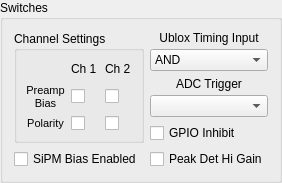
      <widget class="QGroupBox" name="groupBox_3">
       <property name="minimumSize">
        <size>
         <width>280</width>
         <height>0</height>
        </size>
       </property>
       <property name="title">
        <string>Switches</string>
       </property>
       <layout class="QGridLayout" name="gridLayout_11">
        <item row="0" column="0" rowspan="3">
         <layout class="QVBoxLayout" name="verticalLayout_5">
          <item>
           <widget class="QGroupBox" name="groupBox_4">
            <property name="minimumSize">
             <size>
              <width>130</width>
              <height>0</height>
             </size>
            </property>
            <property name="maximumSize">
             <size>
              <width>16777215</width>
              <height>200</height>
             </size>
            </property>
            <property name="font">
             <font>
              <pointsize>9</pointsize>
              <weight>50</weight>
              <bold>false</bold>
             </font>
            </property>
            <property name="title">
             <string>Channel Settings</string>
            </property>
            <layout class="QGridLayout" name="gridLayout_4">
             <item row="0" column="0">
              <layout class="QGridLayout" name="gridLayout_3">
               <item row="0" column="1">
                <widget class="QLabel" name="label_31">
                 <property name="font">
                  <font>
                   <pointsize>9</pointsize>
                  </font>
                 </property>
                 <property name="text">
                  <string>Ch 1</string>
                 </property>
                </widget>
               </item>
               <item row="0" column="2">
                <widget class="QLabel" name="label_32">
                 <property name="font">
                  <font>
                   <pointsize>9</pointsize>
                  </font>
                 </property>
                 <property name="text">
                  <string>Ch 2</string>
                 </property>
                </widget>
               </item>
               <item row="1" column="0">
                <widget class="QLabel" name="label_33">
                 <property name="font">
                  <font>
                   <pointsize>8</pointsize>
                  </font>
                 </property>
                 <property name="text">
                  <string>Preamp
Bias</string>
                 </property>
                 <property name="alignment">
                  <set>Qt::AlignCenter</set>
                 </property>
                 <property name="wordWrap">
                  <bool>false</bool>
                 </property>
                </widget>
               </item>
               <item row="1" column="1">
                <widget class="QCheckBox" name="preamp1EnCheckBox">
                 <property name="layoutDirection">
                  <enum>Qt::LeftToRight</enum>
                 </property>
                 <property name="autoFillBackground">
                  <bool>false</bool>
                 </property>
                 <property name="text">
                  <string/>
                 </property>
                 <property name="checked">
                  <bool>false</bool>
                 </property>
                </widget>
               </item>
               <item row="1" column="2">
                <widget class="QCheckBox" name="preamp2EnCheckBox">
                 <property name="text">
                  <string/>
                 </property>
                </widget>
               </item>
               <item row="2" column="0">
                <widget class="QLabel" name="label_34">
                 <property name="font">
                  <font>
                   <pointsize>8</pointsize>
                  </font>
                 </property>
                 <property name="text">
                  <string>Polarity</string>
                 </property>
                 <property name="alignment">
                  <set>Qt::AlignCenter</set>
                 </property>
                 <property name="wordWrap">
                  <bool>false</bool>
                 </property>
                </widget>
               </item>
               <item row="2" column="1">
                <widget class="QCheckBox" name="pol1CheckBox">
                 <property name="sizePolicy">
                  <sizepolicy hsizetype="Minimum" vsizetype="Fixed">
                   <horstretch>0</horstretch>
                   <verstretch>0</verstretch>
                  </sizepolicy>
                 </property>
                 <property name="layoutDirection">
                  <enum>Qt::LeftToRight</enum>
                 </property>
                 <property name="text">
                  <string/>
                 </property>
                </widget>
               </item>
               <item row="2" column="2">
                <widget class="QCheckBox" name="pol2CheckBox">
                 <property name="enabled">
                  <bool>true</bool>
                 </property>
                 <property name="text">
                  <string/>
                 </property>
                 <property name="checked">
                  <bool>false</bool>
                 </property>
                 <property name="tristate">
                  <bool>false</bool>
                 </property>
                </widget>
               </item>
              </layout>
             </item>
            </layout>
           </widget>
          </item>
          <item>
           <widget class="QCheckBox" name="biasEnCheckBox">
            <property name="font">
             <font>
              <pointsize>9</pointsize>
             </font>
            </property>
            <property name="text">
             <string>SiPM Bias Enabled</string>
            </property>
           </widget>
          </item>
         </layout>
        </item>
        <item row="0" column="1">
         <layout class="QVBoxLayout" name="verticalLayout">
          <item>
           <layout class="QVBoxLayout" name="verticalLayout_2">
            <property name="spacing">
             <number>4</number>
            </property>
            <item>
             <widget class="QLabel" name="label_17">
              <property name="font">
               <font>
                <pointsize>9</pointsize>
               </font>
              </property>
              <property name="text">
               <string>Ublox Timing Input</string>
              </property>
              <property name="alignment">
               <set>Qt::AlignBottom|Qt::AlignHCenter</set>
              </property>
             </widget>
            </item>
            <item>
             <widget class="QComboBox" name="timingSelectionComboBox">
              <property name="font">
               <font>
                <pointsize>9</pointsize>
               </font>
              </property>
              <item>
               <property name="text">
                <string>AND</string>
               </property>
              </item>
              <item>
               <property name="text">
                <string>XOR</string>
               </property>
              </item>
              <item>
               <property name="text">
                <string>Discr1</string>
               </property>
              </item>
              <item>
               <property name="text">
                <string>Discr2</string>
               </property>
              </item>
              <item>
               <property name="text">
                <string>In4</string>
               </property>
              </item>
              <item>
               <property name="text">
                <string>In5</string>
               </property>
              </item>
              <item>
               <property name="text">
                <string>In6</string>
               </property>
              </item>
              <item>
               <property name="text">
                <string>In7</string>
               </property>
              </item>
             </widget>
            </item>
           </layout>
          </item>
          <item>
           <layout class="QVBoxLayout" name="verticalLayout_3">
            <property name="spacing">
             <number>4</number>
            </property>
            <item>
             <widget class="QLabel" name="label_18">
              <property name="font">
               <font>
                <pointsize>9</pointsize>
               </font>
              </property>
              <property name="text">
               <string>ADC Trigger</string>
              </property>
              <property name="alignment">
               <set>Qt::AlignBottom|Qt::AlignHCenter</set>
              </property>
             </widget>
            </item>
            <item>
             <widget class="QComboBox" name="adcTriggerSelectionComboBox">
              <property name="font">
               <font>
                <pointsize>9</pointsize>
               </font>
              </property>
             </widget>
            </item>
           </layout>
          </item>
         </layout>
        </item>
        <item row="1" column="1">
         <widget class="QCheckBox" name="gpioInhibitCheckBox">
          <property name="font">
           <font>
            <pointsize>9</pointsize>
           </font>
          </property>
          <property name="text">
           <string>GPIO Inhibit</string>
          </property>
         </widget>
        </item>
        <item row="2" column="1">
         <widget class="QCheckBox" name="hiGainCheckBox">
          <property name="font">
           <font>
            <pointsize>9</pointsize>
           </font>
          </property>
          <property name="text">
           <string>Peak Det Hi Gain</string>
          </property>
         </widget>
        </item>
       </layout>
      </widget>
